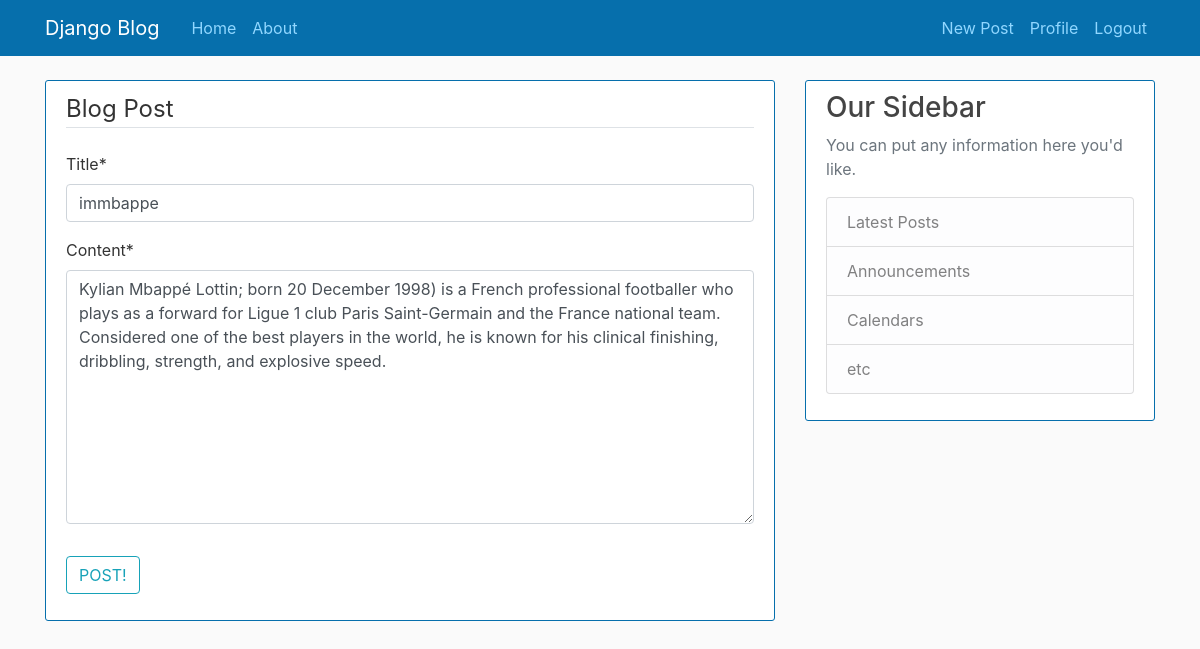
Page /post/15/update/ (signed in) on the committed database.
### blog/models.py (models this page shows, shortened)
class Post(models.Model):  # creating the following attributes.
    title = models.CharField(max_length=100)
    content = models.TextField()
    date_posted = models.DateTimeField(default=timezone.now)
    author = models.ForeignKey(User, on_delete=models.CASCADE, null=True)

### blog/views.py (the view, shortened to what this page needs)
# urls.py: path('post/<int:pk>/update/', PostUpdateView.as_view(), name='post-update'),
class PostUpdateView(LoginRequiredMixin, UserPassesTestMixin, UpdateView):
    model = Post
    fields = ['title', 'content']
    def test_func(self):
        post = self.get_object()
        if self.request.user == post.author:
            return True
        return False

### blog/templates/blog/post_form.html (shortened to what this page needs)
{% extends "blog/base.html"%}
{% load crispy_forms_tags %}
{% block content%}
<div class="content-section">
    <form method="POST">
        <fieldset class="form-group">
            <legend class="border-bottom mb-4">Blog Post</legend>
            {{form|crispy}}
        </fieldset>
        <div class="form-group">
            <button class="btn btn-outline-info" type="submit">POST!</button>
        </div>
    </form method="POST">
</div>
{% endblock content%}

### blog/static/blog/main.css (style rules this page uses)
body { background: #fafafa; color: #333333; margin-top: 5rem; }
.content-section { background: #ffffff; padding: 10px 20px; border: 1px solid #066fac; border-radius: 3px; margin-bottom: 20px; }

### rows in the picture
Post: title "immbappe", content "Kylian Mbappé Lottin; born 20 December 1998) is a French professional footballer who plays as a forward for Ligue 1 club Paris Saint-Germain and the France national team. Considered one of the best players in the world, he is known for his clinical finishing, dribbling, strength, and explosive speed."
